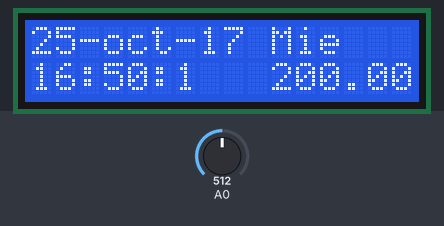
A sketch run on a simulated Arduino Uno, built with avr-gcc and run on an emulated ATmega328P. Shown: 16×2 character LCD. Wiring (inferred from the names in the program): DS1307 clock at I2C address 0x68. The inputs (shaded band) are chosen by the test bench; at power-on: A0 = 512. The local clock reads 2024-03-15 10:24:30 at power-on unless the sketch sets it.

Above: at 1.2 s.
1.3 s: A0 set to 716
At 2.9 s:
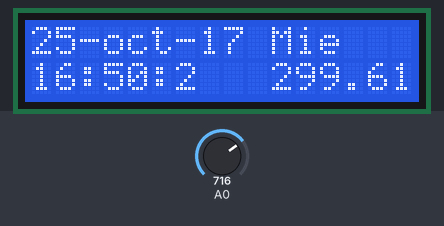
4.3 s: A0 set to 900
At 5.5 s:
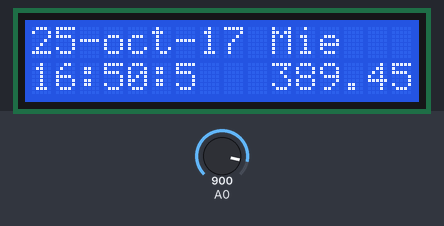
7.3 s: A0 set to 1023
At 8.9 s:
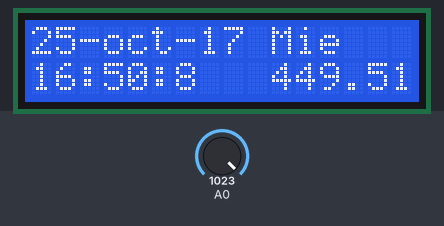
Timing chart, 0 to 10.4 s (numbered marks = the images above; inputs shaded):
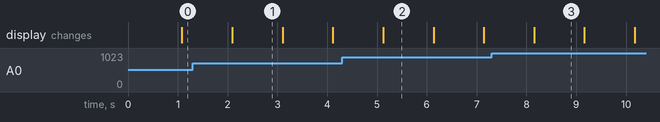

Measured:
- what the display in image 1 shows lasts 1.0 s, from 2.1 s to 3.1 s

The sketch:

termometru.ino
```cpp
#include <LiquidCrystal.h>
#include "Wire.h"
     #define DS1307_ADDRESS 0x68
     byte zero = 0x00; //rezolva eroarea #527
 LiquidCrystal lcd(12, 11, 5, 4, 3, 2); //Pinii la care este conectat LCD-ul
 const int inPin = 0;                   // A0 este pinul unde este conectat senzorul de temperatura
 void setup()
 {
  lcd.begin(16,2);
  Wire.begin();
       Serial.begin(9600);
       setDateTime(); //Apelarea functiei care citeste si afiseaza ceasul
 }
 void loop()
 {
   float sumaTemperatura;
   lcd.setCursor(0,1);
 for (int i =0; i<10; i++) {
          int reading = analogRead(0);//Citeste de la senzorul de temperatura temperatura in volti
          float voltage = reading * 5.0;
          voltage /= 1024.0;                  //Transforma temperatura din volti in grade celsius
          float temperatureCelsius = (voltage - 0.5) * 10 ;
          sumaTemperatura = sumaTemperatura + temperatureCelsius;
 }
   lcd.clear();
   lcd.setCursor(0,0);
   printDate();
   lcd.setCursor(10,1);
   lcd.print(sumaTemperatura); //Afiseaza pe LCD temperatura in grade celsius
   lcd.print("C");
   delay(1000);
 }
 void setDateTime(){
  byte second =00; //0-59
  byte minute =50; //0-59
  byte hour =16; //0-23
  byte weekDay =3; //1-7             //Potrivirea ceasului
  byte monthDay =25; //1-31
  byte month =10; //1-12
  byte year  =17; //0-99
Wire.beginTransmission(DS1307_ADDRESS);
Wire.write(zero); //Opreste oscilatorul
Wire.write(decToBcd(second));
Wire.write(decToBcd(minute));
Wire.write(decToBcd(hour));
Wire.write(decToBcd(weekDay));
Wire.write(decToBcd(monthDay));
Wire.write(decToBcd(month));
Wire.write(decToBcd(year));
  Wire.write(zero); //Porneste functionarea ceasului in functie de ora potrivita
  Wire.endTransmission();
}
byte decToBcd(byte val){
//Transforma numerele zecimale in numere in numere binare
  return ( (val/10*16) + (val%10) );
}
byte bcdToDec(byte val)  {
// Transforma numerele binare in numere zecimale
  return ( (val/16*10) + (val%16) );
}
void printDate(){
  // Reseteaza registrul pointerului
  Wire.beginTransmission(DS1307_ADDRESS);
  Wire.write(zero);
  Wire.endTransmission();
  Wire.requestFrom(DS1307_ADDRESS, 7);
  int second = bcdToDec(Wire.read());
  int minute = bcdToDec(Wire.read());
  int hour = bcdToDec(Wire.read() & 0b111111); //timpul in formatul de 24 de ore
  int weekDay = bcdToDec(Wire.read()); //zilele saptamanii Luni-Duminica
  int monthDay = bcdToDec(Wire.read());
  int month = bcdToDec(Wire.read());
  int year = bcdToDec(Wire.read());
  lcd.print(monthDay); //Afiseaza zilele saptamanii Luni-Duminica
  lcd.print("-");
  switch (month) { //Lunile anului Ian-Dec
    case 1:
    lcd.print("ian");
    break;
    case 2:
    lcd.print("feb");
    break;
    case 3:
    lcd.print("mar");
    break;
    case 4:
    lcd.print("apr");
    break;
    case 5:
    lcd.print("mai");
    break;
    case 6:
    lcd.print("iun");
    break;
    case 7:
    lcd.print("iul");
    break;
    case 8:
    lcd.print("aug");
    break;
    case 9:
    lcd.print("sep");
    break;
    case 10:
    lcd.print("oct");
    break;
    case 11:
    lcd.print("noi");
    break;
    case 12:
    lcd.print("dec");
    break;
  }
  lcd.print("-");
  lcd.print(year); //Afisarea anului
  lcd.print(" ");
  lcd.setCursor(0,1);
  lcd.print(hour);  //Afisarea orei
  lcd.print(":");
  lcd.print(minute);//Afisarea minutelor
  lcd.print(":");
  lcd.print(second); //Afisarea secundelor
  lcd.setCursor(0,0);
  lcd.setCursor(10,0);
  switch (weekDay) { //Zilele saptamanii Luni-Duminica
    case 1:
    lcd.print("Lun");
    break;
    case 2:
    lcd.print("Mar");
    break;
    case 3:
    lcd.print("Mie");
    break;
    case 4:
    lcd.print("Joi");
    break;
    case 5:
    lcd.print("Vin");
    break;
    case 6:
    lcd.print("Sam");
    break;
    case 7:
    lcd.print("Dum");
    break;
  }
}
```
